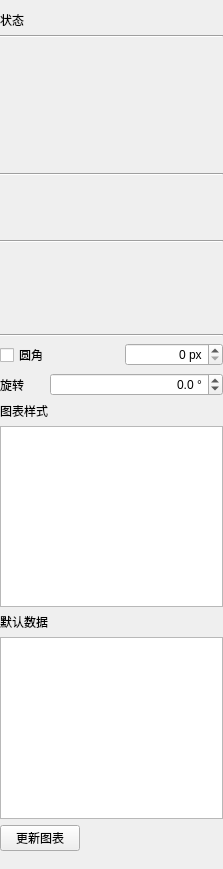
<?xml version="1.0" encoding="UTF-8"?>
<ui version="4.0">
 <class>ChartPropertyForm</class>
 <widget class="QWidget" name="ChartPropertyForm">
  <property name="enabled">
   <bool>true</bool>
  </property>
  <property name="geometry">
   <rect>
    <x>0</x>
    <y>0</y>
    <width>223</width>
    <height>869</height>
   </rect>
  </property>
  <property name="sizePolicy">
   <sizepolicy hsizetype="Preferred" vsizetype="Minimum">
    <horstretch>0</horstretch>
    <verstretch>0</verstretch>
   </sizepolicy>
  </property>
  <property name="windowTitle">
   <string>Form</string>
  </property>
  <property name="styleSheet">
   <string notr="true"/>
  </property>
  <layout class="QVBoxLayout" name="verticalLayout" stretch="0,0,0,0,0,0,0,0,0,0,0,0,0,0">
   <property name="spacing">
    <number>6</number>
   </property>
   <property name="sizeConstraint">
    <enum>QLayout::SizeConstraint::SetMinimumSize</enum>
   </property>
   <property name="leftMargin">
    <number>0</number>
   </property>
   <property name="rightMargin">
    <number>0</number>
   </property>
   <property name="bottomMargin">
    <number>0</number>
   </property>
   <item>
    <layout class="QHBoxLayout" name="horizontalLayout_3" stretch="1,5">
     <property name="spacing">
      <number>0</number>
     </property>
     <property name="sizeConstraint">
      <enum>QLayout::SizeConstraint::SetMinimumSize</enum>
     </property>
     <item>
      <widget class="QLabel" name="label_2">
       <property name="sizePolicy">
        <sizepolicy hsizetype="Fixed" vsizetype="Fixed">
         <horstretch>0</horstretch>
         <verstretch>0</verstretch>
        </sizepolicy>
       </property>
       <property name="text">
        <string>状态</string>
       </property>
      </widget>
     </item>
     <item>
      <widget class="BIComboBox" name="stateBox">
       <property name="sizePolicy">
        <sizepolicy hsizetype="Preferred" vsizetype="Fixed">
         <horstretch>0</horstretch>
         <verstretch>0</verstretch>
        </sizepolicy>
       </property>
      </widget>
     </item>
    </layout>
   </item>
   <item>
    <widget class="Line" name="line_4">
     <property name="sizePolicy">
      <sizepolicy hsizetype="Preferred" vsizetype="Fixed">
       <horstretch>0</horstretch>
       <verstretch>0</verstretch>
      </sizepolicy>
     </property>
     <property name="frameShadow">
      <enum>QFrame::Shadow::Sunken</enum>
     </property>
     <property name="lineWidth">
      <number>1</number>
     </property>
     <property name="orientation">
      <enum>Qt::Orientation::Horizontal</enum>
     </property>
    </widget>
   </item>
   <item>
    <widget class="PosProperty" name="posProperty">
     <property name="sizePolicy">
      <sizepolicy hsizetype="Preferred" vsizetype="Minimum">
       <horstretch>0</horstretch>
       <verstretch>0</verstretch>
      </sizepolicy>
     </property>
     <property name="minimumSize">
      <size>
       <width>142</width>
       <height>123</height>
      </size>
     </property>
    </widget>
   </item>
   <item>
    <widget class="Line" name="line_2">
     <property name="sizePolicy">
      <sizepolicy hsizetype="Preferred" vsizetype="Fixed">
       <horstretch>0</horstretch>
       <verstretch>0</verstretch>
      </sizepolicy>
     </property>
     <property name="orientation">
      <enum>Qt::Orientation::Horizontal</enum>
     </property>
    </widget>
   </item>
   <item>
    <widget class="LineProperty" name="lineProperty">
     <property name="sizePolicy">
      <sizepolicy hsizetype="Preferred" vsizetype="Minimum">
       <horstretch>0</horstretch>
       <verstretch>0</verstretch>
      </sizepolicy>
     </property>
     <property name="minimumSize">
      <size>
       <width>99</width>
       <height>52</height>
      </size>
     </property>
     <property name="maximumSize">
      <size>
       <width>16777215</width>
       <height>16777215</height>
      </size>
     </property>
     <property name="showLine">
      <bool>true</bool>
     </property>
    </widget>
   </item>
   <item>
    <widget class="Line" name="line">
     <property name="sizePolicy">
      <sizepolicy hsizetype="Preferred" vsizetype="Fixed">
       <horstretch>0</horstretch>
       <verstretch>0</verstretch>
      </sizepolicy>
     </property>
     <property name="frameShadow">
      <enum>QFrame::Shadow::Sunken</enum>
     </property>
     <property name="lineWidth">
      <number>1</number>
     </property>
     <property name="orientation">
      <enum>Qt::Orientation::Horizontal</enum>
     </property>
    </widget>
   </item>
   <item>
    <widget class="FillProperty" name="fillProperty">
     <property name="enabled">
      <bool>true</bool>
     </property>
     <property name="sizePolicy">
      <sizepolicy hsizetype="Preferred" vsizetype="Minimum">
       <horstretch>0</horstretch>
       <verstretch>0</verstretch>
      </sizepolicy>
     </property>
     <property name="minimumSize">
      <size>
       <width>173</width>
       <height>79</height>
      </size>
     </property>
     <property name="maximumSize">
      <size>
       <width>16777215</width>
       <height>16777215</height>
      </size>
     </property>
     <property name="fill" stdset="0">
      <bool>true</bool>
     </property>
     <property name="brushStyle">
      <enum>Qt::BrushStyle::SolidPattern</enum>
     </property>
    </widget>
   </item>
   <item>
    <widget class="Line" name="line_3">
     <property name="sizePolicy">
      <sizepolicy hsizetype="Preferred" vsizetype="Fixed">
       <horstretch>0</horstretch>
       <verstretch>0</verstretch>
      </sizepolicy>
     </property>
     <property name="orientation">
      <enum>Qt::Orientation::Horizontal</enum>
     </property>
    </widget>
   </item>
   <item>
    <layout class="QHBoxLayout" name="roundLayout">
     <property name="spacing">
      <number>6</number>
     </property>
     <property name="sizeConstraint">
      <enum>QLayout::SizeConstraint::SetMinimumSize</enum>
     </property>
     <property name="topMargin">
      <number>0</number>
     </property>
     <property name="bottomMargin">
      <number>0</number>
     </property>
     <item>
      <widget class="QCheckBox" name="roundChecked">
       <property name="sizePolicy">
        <sizepolicy hsizetype="Preferred" vsizetype="Fixed">
         <horstretch>0</horstretch>
         <verstretch>0</verstretch>
        </sizepolicy>
       </property>
       <property name="text">
        <string>圆角</string>
       </property>
      </widget>
     </item>
     <item>
      <spacer name="roundSpacer">
       <property name="orientation">
        <enum>Qt::Orientation::Horizontal</enum>
       </property>
       <property name="sizeType">
        <enum>QSizePolicy::Policy::Preferred</enum>
       </property>
       <property name="sizeHint" stdset="0">
        <size>
         <width>20</width>
         <height>20</height>
        </size>
       </property>
      </spacer>
     </item>
     <item>
      <widget class="QSpinBox" name="roundSize">
       <property name="sizePolicy">
        <sizepolicy hsizetype="Preferred" vsizetype="Fixed">
         <horstretch>0</horstretch>
         <verstretch>0</verstretch>
        </sizepolicy>
       </property>
       <property name="alignment">
        <set>Qt::AlignmentFlag::AlignRight|Qt::AlignmentFlag::AlignTrailing|Qt::AlignmentFlag::AlignVCenter</set>
       </property>
       <property name="suffix">
        <string> px</string>
       </property>
       <property name="maximum">
        <number>65536</number>
       </property>
      </widget>
     </item>
    </layout>
   </item>
   <item>
    <layout class="QHBoxLayout" name="horizontalLayout_2">
     <property name="sizeConstraint">
      <enum>QLayout::SizeConstraint::SetMinimumSize</enum>
     </property>
     <property name="topMargin">
      <number>0</number>
     </property>
     <property name="bottomMargin">
      <number>0</number>
     </property>
     <item>
      <widget class="QLabel" name="label">
       <property name="sizePolicy">
        <sizepolicy hsizetype="Fixed" vsizetype="Preferred">
         <horstretch>0</horstretch>
         <verstretch>0</verstretch>
        </sizepolicy>
       </property>
       <property name="text">
        <string>旋转</string>
       </property>
      </widget>
     </item>
     <item>
      <spacer name="rotateSpacer">
       <property name="orientation">
        <enum>Qt::Orientation::Horizontal</enum>
       </property>
       <property name="sizeType">
        <enum>QSizePolicy::Policy::Preferred</enum>
       </property>
       <property name="sizeHint" stdset="0">
        <size>
         <width>20</width>
         <height>20</height>
        </size>
       </property>
      </spacer>
     </item>
     <item>
      <widget class="QDoubleSpinBox" name="rotation">
       <property name="sizePolicy">
        <sizepolicy hsizetype="Preferred" vsizetype="Fixed">
         <horstretch>0</horstretch>
         <verstretch>0</verstretch>
        </sizepolicy>
       </property>
       <property name="alignment">
        <set>Qt::AlignmentFlag::AlignRight|Qt::AlignmentFlag::AlignTrailing|Qt::AlignmentFlag::AlignVCenter</set>
       </property>
       <property name="suffix">
        <string> °</string>
       </property>
       <property name="decimals">
        <number>1</number>
       </property>
       <property name="minimum">
        <double>-360.000000000000000</double>
       </property>
       <property name="maximum">
        <double>360.000000000000000</double>
       </property>
      </widget>
     </item>
    </layout>
   </item>
   <item>
    <layout class="QVBoxLayout" name="chartStyle">
     <item>
      <widget class="QLabel" name="label_4">
       <property name="text">
        <string>图表样式</string>
       </property>
      </widget>
     </item>
     <item>
      <widget class="QTextEdit" name="options"/>
     </item>
    </layout>
   </item>
   <item>
    <layout class="QVBoxLayout" name="chartData">
     <item>
      <widget class="QLabel" name="label_3">
       <property name="text">
        <string>默认数据</string>
       </property>
      </widget>
     </item>
     <item>
      <widget class="QTextEdit" name="defaultData"/>
     </item>
    </layout>
   </item>
   <item>
    <layout class="QHBoxLayout" name="updateBtnLayout">
     <item>
      <widget class="QPushButton" name="updateBtn">
       <property name="text">
        <string>更新图表</string>
       </property>
      </widget>
     </item>
     <item>
      <spacer name="horizontalSpacer">
       <property name="orientation">
        <enum>Qt::Orientation::Horizontal</enum>
       </property>
       <property name="sizeHint" stdset="0">
        <size>
         <width>40</width>
         <height>20</height>
        </size>
       </property>
      </spacer>
     </item>
    </layout>
   </item>
   <item>
    <widget class="QWidget" name="extendWidget" native="true">
     <property name="sizePolicy">
      <sizepolicy hsizetype="Preferred" vsizetype="Minimum">
       <horstretch>0</horstretch>
       <verstretch>0</verstretch>
      </sizepolicy>
     </property>
     <layout class="QVBoxLayout" name="verticalLayout_2">
      <property name="sizeConstraint">
       <enum>QLayout::SizeConstraint::SetMinimumSize</enum>
      </property>
      <property name="leftMargin">
       <number>0</number>
      </property>
      <property name="topMargin">
       <number>6</number>
      </property>
      <property name="rightMargin">
       <number>0</number>
      </property>
      <property name="bottomMargin">
       <number>6</number>
      </property>
     </layout>
    </widget>
   </item>
  </layout>
 </widget>
 <customwidgets>
  <customwidget>
   <class>LineProperty</class>
   <extends>QWidget</extends>
   <header>lineproperty.h</header>
  </customwidget>
  <customwidget>
   <class>FillProperty</class>
   <extends>QWidget</extends>
   <header>fillproperty.h</header>
  </customwidget>
  <customwidget>
   <class>PosProperty</class>
   <extends>QWidget</extends>
   <header>posproperty.h</header>
  </customwidget>
  <customwidget>
   <class>BIComboBox</class>
   <extends>QWidget</extends>
   <header>bicombobox.h</header>
  </customwidget>
 </customwidgets>
 <resources/>
 <connections/>
</ui>
